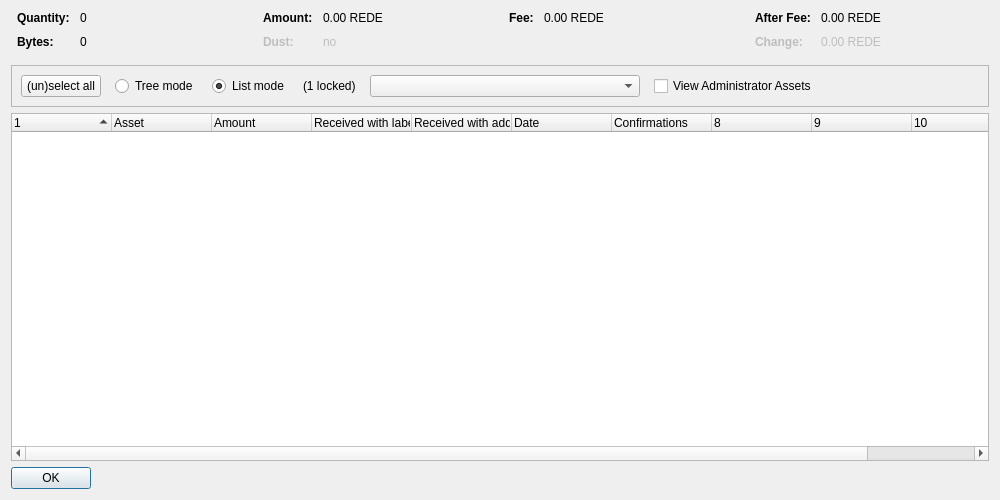
<?xml version="1.0" encoding="UTF-8"?>
<ui version="4.0">
 <class>AssetControlDialog</class>
 <widget class="QDialog" name="AssetControlDialog">
  <property name="geometry">
   <rect>
    <x>0</x>
    <y>0</y>
    <width>1000</width>
    <height>500</height>
   </rect>
  </property>
  <property name="windowTitle">
   <string>Asset Selection</string>
  </property>
  <layout class="QVBoxLayout" name="verticalLayout">
   <item>
    <layout class="QHBoxLayout" name="horizontalLayoutTop" stretch="0,0,0,0">
     <property name="topMargin">
      <number>0</number>
     </property>
     <property name="bottomMargin">
      <number>10</number>
     </property>
     <item>
      <layout class="QFormLayout" name="formLayoutAssetControl1">
       <property name="horizontalSpacing">
        <number>10</number>
       </property>
       <property name="verticalSpacing">
        <number>10</number>
       </property>
       <property name="leftMargin">
        <number>6</number>
       </property>
       <property name="rightMargin">
        <number>6</number>
       </property>
       <item row="0" column="0">
        <widget class="QLabel" name="labelAssetControlQuantityText">
         <property name="font">
          <font>
           <weight>75</weight>
           <bold>true</bold>
          </font>
         </property>
         <property name="text">
          <string>Quantity:</string>
         </property>
        </widget>
       </item>
       <item row="0" column="1">
        <widget class="QLabel" name="labelAssetControlQuantity">
         <property name="cursor">
          <cursorShape>IBeamCursor</cursorShape>
         </property>
         <property name="contextMenuPolicy">
          <enum>Qt::ActionsContextMenu</enum>
         </property>
         <property name="text">
          <string notr="true">0</string>
         </property>
         <property name="textInteractionFlags">
          <set>Qt::LinksAccessibleByMouse|Qt::TextSelectableByKeyboard|Qt::TextSelectableByMouse</set>
         </property>
        </widget>
       </item>
       <item row="1" column="0">
        <widget class="QLabel" name="labelAssetControlBytesText">
         <property name="font">
          <font>
           <weight>75</weight>
           <bold>true</bold>
          </font>
         </property>
         <property name="text">
          <string>Bytes:</string>
         </property>
        </widget>
       </item>
       <item row="1" column="1">
        <widget class="QLabel" name="labelAssetControlBytes">
         <property name="cursor">
          <cursorShape>IBeamCursor</cursorShape>
         </property>
         <property name="contextMenuPolicy">
          <enum>Qt::ActionsContextMenu</enum>
         </property>
         <property name="text">
          <string notr="true">0</string>
         </property>
         <property name="textInteractionFlags">
          <set>Qt::LinksAccessibleByMouse|Qt::TextSelectableByKeyboard|Qt::TextSelectableByMouse</set>
         </property>
        </widget>
       </item>
      </layout>
     </item>
     <item>
      <layout class="QFormLayout" name="formLayoutAssetControl2">
       <property name="horizontalSpacing">
        <number>10</number>
       </property>
       <property name="verticalSpacing">
        <number>10</number>
       </property>
       <property name="leftMargin">
        <number>6</number>
       </property>
       <property name="rightMargin">
        <number>6</number>
       </property>
       <item row="0" column="0">
        <widget class="QLabel" name="labelAssetControlAmountText">
         <property name="font">
          <font>
           <weight>75</weight>
           <bold>true</bold>
          </font>
         </property>
         <property name="text">
          <string>Amount:</string>
         </property>
        </widget>
       </item>
       <item row="0" column="1">
        <widget class="QLabel" name="labelAssetControlAmount">
         <property name="cursor">
          <cursorShape>IBeamCursor</cursorShape>
         </property>
         <property name="contextMenuPolicy">
          <enum>Qt::ActionsContextMenu</enum>
         </property>
         <property name="text">
          <string notr="true">0.00 REDE</string>
         </property>
         <property name="textInteractionFlags">
          <set>Qt::LinksAccessibleByMouse|Qt::TextSelectableByKeyboard|Qt::TextSelectableByMouse</set>
         </property>
        </widget>
       </item>
       <item row="1" column="0">
        <widget class="QLabel" name="labelAssetControlLowOutputText">
         <property name="enabled">
          <bool>false</bool>
         </property>
         <property name="font">
          <font>
           <weight>75</weight>
           <bold>true</bold>
          </font>
         </property>
         <property name="text">
          <string>Dust:</string>
         </property>
        </widget>
       </item>
       <item row="1" column="1">
        <widget class="QLabel" name="labelAssetControlLowOutput">
         <property name="enabled">
          <bool>false</bool>
         </property>
         <property name="cursor">
          <cursorShape>IBeamCursor</cursorShape>
         </property>
         <property name="contextMenuPolicy">
          <enum>Qt::ActionsContextMenu</enum>
         </property>
         <property name="text">
          <string notr="true">no</string>
         </property>
         <property name="textInteractionFlags">
          <set>Qt::LinksAccessibleByMouse|Qt::TextSelectableByKeyboard|Qt::TextSelectableByMouse</set>
         </property>
        </widget>
       </item>
      </layout>
     </item>
     <item>
      <layout class="QFormLayout" name="formLayoutAssetControl3">
       <property name="horizontalSpacing">
        <number>10</number>
       </property>
       <property name="verticalSpacing">
        <number>10</number>
       </property>
       <property name="leftMargin">
        <number>6</number>
       </property>
       <property name="rightMargin">
        <number>6</number>
       </property>
       <item row="0" column="0">
        <widget class="QLabel" name="labelAssetControlFeeText">
         <property name="font">
          <font>
           <weight>75</weight>
           <bold>true</bold>
          </font>
         </property>
         <property name="text">
          <string>Fee:</string>
         </property>
        </widget>
       </item>
       <item row="0" column="1">
        <widget class="QLabel" name="labelAssetControlFee">
         <property name="cursor">
          <cursorShape>IBeamCursor</cursorShape>
         </property>
         <property name="contextMenuPolicy">
          <enum>Qt::ActionsContextMenu</enum>
         </property>
         <property name="text">
          <string notr="true">0.00 REDE</string>
         </property>
         <property name="textInteractionFlags">
          <set>Qt::LinksAccessibleByMouse|Qt::TextSelectableByKeyboard|Qt::TextSelectableByMouse</set>
         </property>
        </widget>
       </item>
      </layout>
     </item>
     <item>
      <layout class="QFormLayout" name="formLayoutAssetControl4">
       <property name="horizontalSpacing">
        <number>10</number>
       </property>
       <property name="verticalSpacing">
        <number>10</number>
       </property>
       <property name="leftMargin">
        <number>6</number>
       </property>
       <property name="rightMargin">
        <number>6</number>
       </property>
       <item row="0" column="0">
        <widget class="QLabel" name="labelAssetControlAfterFeeText">
         <property name="font">
          <font>
           <weight>75</weight>
           <bold>true</bold>
          </font>
         </property>
         <property name="text">
          <string>After Fee:</string>
         </property>
        </widget>
       </item>
       <item row="0" column="1">
        <widget class="QLabel" name="labelAssetControlAfterFee">
         <property name="cursor">
          <cursorShape>IBeamCursor</cursorShape>
         </property>
         <property name="contextMenuPolicy">
          <enum>Qt::ActionsContextMenu</enum>
         </property>
         <property name="text">
          <string notr="true">0.00 REDE</string>
         </property>
         <property name="textInteractionFlags">
          <set>Qt::LinksAccessibleByMouse|Qt::TextSelectableByKeyboard|Qt::TextSelectableByMouse</set>
         </property>
        </widget>
       </item>
       <item row="1" column="0">
        <widget class="QLabel" name="labelAssetControlChangeText">
         <property name="enabled">
          <bool>false</bool>
         </property>
         <property name="font">
          <font>
           <weight>75</weight>
           <bold>true</bold>
          </font>
         </property>
         <property name="text">
          <string>Change:</string>
         </property>
        </widget>
       </item>
       <item row="1" column="1">
        <widget class="QLabel" name="labelAssetControlChange">
         <property name="enabled">
          <bool>false</bool>
         </property>
         <property name="cursor">
          <cursorShape>IBeamCursor</cursorShape>
         </property>
         <property name="contextMenuPolicy">
          <enum>Qt::ActionsContextMenu</enum>
         </property>
         <property name="text">
          <string notr="true">0.00 REDE</string>
         </property>
         <property name="textInteractionFlags">
          <set>Qt::LinksAccessibleByMouse|Qt::TextSelectableByKeyboard|Qt::TextSelectableByMouse</set>
         </property>
        </widget>
       </item>
      </layout>
     </item>
    </layout>
   </item>
   <item>
    <widget class="QFrame" name="frame">
     <property name="minimumSize">
      <size>
       <width>0</width>
       <height>40</height>
      </size>
     </property>
     <property name="frameShape">
      <enum>QFrame::StyledPanel</enum>
     </property>
     <property name="frameShadow">
      <enum>QFrame::Sunken</enum>
     </property>
     <layout class="QHBoxLayout" name="horizontalLayout">
      <item>
       <layout class="QHBoxLayout" name="horizontalLayoutPanel" stretch="0,0,0,0,0,0,0">
        <property name="spacing">
         <number>14</number>
        </property>
        <item>
         <widget class="QPushButton" name="pushButtonSelectAll">
          <property name="sizePolicy">
           <sizepolicy hsizetype="Maximum" vsizetype="Fixed">
            <horstretch>0</horstretch>
            <verstretch>0</verstretch>
           </sizepolicy>
          </property>
          <property name="text">
           <string>(un)select all</string>
          </property>
          <property name="autoDefault">
           <bool>false</bool>
          </property>
         </widget>
        </item>
        <item>
         <widget class="QRadioButton" name="radioTreeMode">
          <property name="sizePolicy">
           <sizepolicy hsizetype="Maximum" vsizetype="Fixed">
            <horstretch>0</horstretch>
            <verstretch>0</verstretch>
           </sizepolicy>
          </property>
          <property name="text">
           <string>Tree mode</string>
          </property>
         </widget>
        </item>
        <item>
         <widget class="QRadioButton" name="radioListMode">
          <property name="sizePolicy">
           <sizepolicy hsizetype="Maximum" vsizetype="Fixed">
            <horstretch>0</horstretch>
            <verstretch>0</verstretch>
           </sizepolicy>
          </property>
          <property name="text">
           <string>List mode</string>
          </property>
          <property name="checked">
           <bool>true</bool>
          </property>
         </widget>
        </item>
        <item>
         <widget class="QLabel" name="labelLocked">
          <property name="text">
           <string notr="true">(1 locked)</string>
          </property>
         </widget>
        </item>
        <item>
         <widget class="QComboBox" name="assetList">
          <property name="minimumContentsLength">
           <number>30</number>
          </property>
         </widget>
        </item>
        <item>
         <widget class="QCheckBox" name="viewAdministrator">
          <property name="toolTip">
           <string>View assets that you have the ownership asset for</string>
          </property>
          <property name="text">
           <string>View Administrator Assets</string>
          </property>
         </widget>
        </item>
        <item>
         <spacer name="horizontalSpacer">
          <property name="orientation">
           <enum>Qt::Horizontal</enum>
          </property>
          <property name="sizeHint" stdset="0">
           <size>
            <width>40</width>
            <height>20</height>
           </size>
          </property>
         </spacer>
        </item>
       </layout>
      </item>
     </layout>
    </widget>
   </item>
   <item>
    <widget class="AssetControlTreeWidget" name="treeWidget">
     <property name="contextMenuPolicy">
      <enum>Qt::CustomContextMenu</enum>
     </property>
     <property name="sortingEnabled">
      <bool>false</bool>
     </property>
     <property name="columnCount">
      <number>11</number>
     </property>
     <attribute name="headerShowSortIndicator" stdset="0">
      <bool>true</bool>
     </attribute>
     <attribute name="headerStretchLastSection">
      <bool>false</bool>
     </attribute>
     <column>
      <property name="text">
       <string/>
      </property>
     </column>
     <column>
      <property name="text">
       <string>Asset</string>
      </property>
     </column>
     <column>
      <property name="text">
       <string>Amount</string>
      </property>
     </column>
     <column>
      <property name="text">
       <string>Received with label</string>
      </property>
     </column>
     <column>
      <property name="text">
       <string>Received with address</string>
      </property>
     </column>
     <column>
      <property name="text">
       <string>Date</string>
      </property>
     </column>
     <column>
      <property name="text">
       <string>Confirmations</string>
      </property>
      <property name="toolTip">
       <string>Confirmed</string>
      </property>
     </column>
     <column>
      <property name="text">
       <string/>
      </property>
     </column>
     <column>
      <property name="text">
       <string/>
      </property>
     </column>
     <column>
      <property name="text">
       <string/>
      </property>
     </column>
     <column>
      <property name="text">
       <string/>
      </property>
     </column>
    </widget>
   </item>
   <item>
    <widget class="QDialogButtonBox" name="buttonBox">
     <property name="sizePolicy">
      <sizepolicy hsizetype="Maximum" vsizetype="Fixed">
       <horstretch>0</horstretch>
       <verstretch>0</verstretch>
      </sizepolicy>
     </property>
     <property name="orientation">
      <enum>Qt::Horizontal</enum>
     </property>
     <property name="standardButtons">
      <set>QDialogButtonBox::Ok</set>
     </property>
    </widget>
   </item>
  </layout>
 </widget>
 <customwidgets>
  <customwidget>
   <class>AssetControlTreeWidget</class>
   <extends>QTreeWidget</extends>
   <header location="global">assetcontroltreewidget.h</header>
  </customwidget>
 </customwidgets>
 <resources/>
 <connections/>
</ui>
